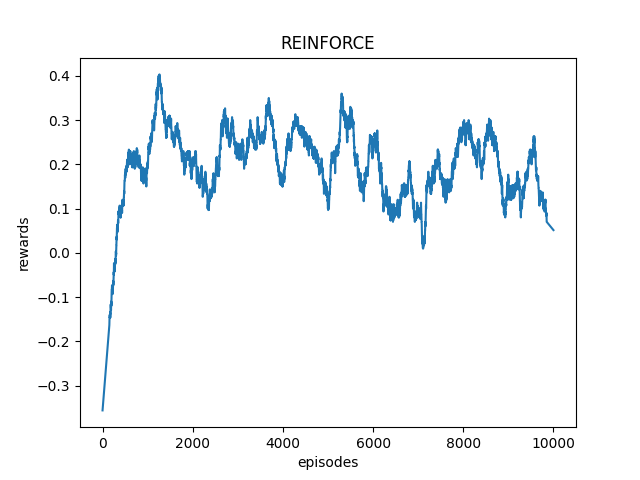

The Python source for this figure:
import os
import sys
import numpy as np
import torch
import torch.nn as nn
import torch.nn.functional as F
from torch.distributions.categorical import Categorical
import copy

BASE_DIR = os.path.dirname(os.path.dirname(os.path.abspath(__file__)))
sys.path.append(BASE_DIR)


class Policy(nn.Module):
    def __init__(self, input_dim, output_dim):
        super().__init__()
        self.network = nn.Sequential(
            nn.Linear(input_dim, 120),
            nn.ReLU(),
            nn.Linear(120, 84),
            nn.ReLU(),
            nn.Linear(84, output_dim),
        )

    def forward(self, x, avail_action=None):
        logits = self.network(x)
        if avail_action is not None:
            logits[~avail_action.bool()] -= 1e8
        dist = Categorical(logits=logits)
        action = dist.sample()
        return action, dist


def str2vec(state):
    """convert string representation of the board to a vector"""
    state = list(state)

    symbol2int = {"X": 1, "O": -1}  # default be 0

    state = [symbol2int.get(s, 0) for s in state]

    return np.array(state, dtype=np.float32)


class ReinforceRunner(object):
    def __init__(self, args):
        self.args = args
        # self.player1 = load_model(self.args).to(self.args.device)
        # self.player2 = load_opponent_model(self.args).to(self.args.device)
        self.player1 = load_model(self.args)
        self.player2 = load_opponent_model(self.args)
        dict_args = vars(args)
        self.simulator = Simulator(
            **dict_args, player1=self.player1, player2=self.player2
        )

        print("Player 2 is replaced with Reinforce agent")
        self.gamma = 0.99
        self.device = "cpu"

    def train_reinforce(self):
        input_dim = (
            self.simulator.current_board.width * self.simulator.current_board.height
        )

        # at each steps, the number of possible actions equal the number of empty square,
        # which is at most the size of the board at the beginning of the game
        n_actions = (
            self.simulator.current_board.width * self.simulator.current_board.height
        )

        self.n_actions = n_actions

        self.policy = Policy(input_dim, n_actions).to(self.device)
        import torch.optim as optim

        optimizer = optim.Adam(self.policy.parameters(), lr=1e-3)
        ret = []

        for eps in range(10000):
            state, avail_action = self.simulator.reset()
            state = str2vec(state)
            states = [copy.deepcopy(state)]
            actions = []
            rewards = []
            while not self.simulator.current_board.gameover():

                with torch.no_grad():
                    state = torch.as_tensor(state, device=self.device)
                    action, dist = self.policy(state)
                    action = action.cpu().numpy()
                state, reward, done, avail_action = self.simulator.step(action)
                state = str2vec(state)

                states.append(copy.deepcopy(state))
                rewards.append(reward)
                actions.append(action)

            reward_to_go = np.zeros(len(rewards) + 1)
            # the last reward to go is 0, this is similar to (1-done) in q learning
            for t in reversed(range(len(rewards))):
                reward_to_go[t] = rewards[t] + self.gamma * reward_to_go[t - 1]

            # optimize
            states = torch.as_tensor(np.array(states[:-1]), device=self.device)
            reward_to_go = torch.as_tensor(reward_to_go[:-1], device=self.device)
            actions = torch.as_tensor(np.array(actions), device=self.device).long()
            _, dist = self.policy(states)

            log_prob = dist.log_prob(actions)
            # print(reward_to_go)
            assert log_prob.shape == reward_to_go.shape

            loss = -torch.mean(log_prob * reward_to_go)

            optimizer.zero_grad()
            loss.backward()
            optimizer.step()

            ret.append(np.sum(rewards))

        return ret

    def test(self):
        logger.info("Start testing")
        # self.player1.load_policy()
        # self.player2.load_policy()
        player1_win = 0.0
        player2_win = 0.0
        turns = self.args.test_games
        for _ in range(turns):
            state, avail_action = self.simulator.reset()
            state = str2vec(state)

            while not self.simulator.current_board.gameover():

                with torch.no_grad():
                    state = torch.as_tensor(state, device=self.device)
                    action, dist = self.policy(state)
                    action = action.cpu().numpy()
                state, reward, done, avail_action = self.simulator.step(action)
                state = str2vec(state)

            if self.simulator.current_board.iswin("X"):
                player1_win += 1
            if self.simulator.current_board.iswin("O"):
                player2_win += 1

        logger.info(
            "%d games, player 1 winrate %.02f, player 2 (MC agent) winrate %.02f"
            % (turns, player1_win / turns, player2_win / turns)
        )


if __name__ == "__main__":
    from config import args
    from util import set_random, init_logger, prepare_dir, logger
    from load_agent import load_model, load_opponent_model
    from tic_tac_toe.simulator.simulator import Simulator
    import warnings

    warnings.filterwarnings("ignore")
    set_random(args.seed)
    init_logger(prepare_dir(args.output_folder) + "result.txt")
    runner = ReinforceRunner(args)
    ret = runner.train_reinforce()
    import matplotlib.pyplot as plt
    from scipy.signal import savgol_filter

    ret = savgol_filter(ret, 300, 1)
    plt.plot(ret)
    plt.xlabel("episodes")
    plt.ylabel("rewards")
    plt.title("REINFORCE")
    plt.savefig("reinforce.png")
    runner.test()
